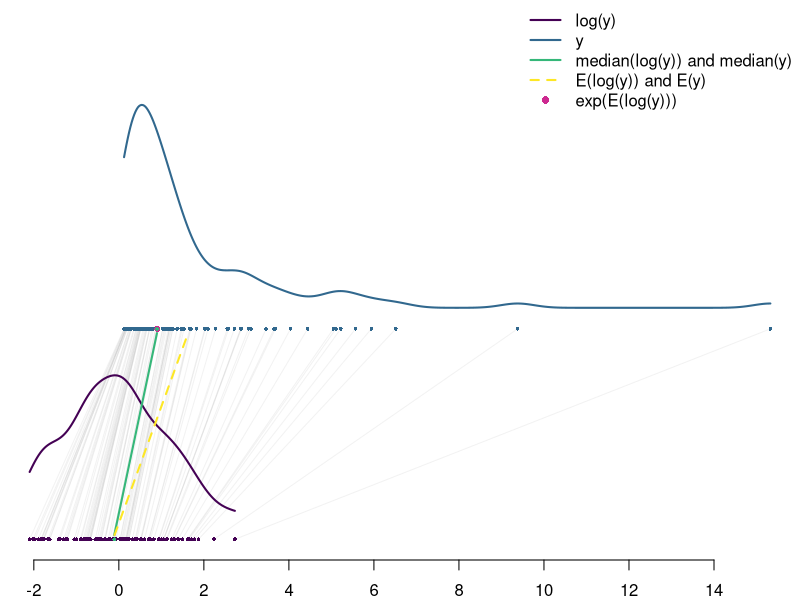

Recreate this plot in R. (Note: this script raises an error after producing the figure.)
library(viridis)
library(MASS)

set.seed(200302)

n_draws <- 99
X <- cbind(1, rnorm(n_draws), rbinom(n_draws, size = 1, prob = 0.5))
betas <- c(0, 1, 2)
orig_mean <- 0
orig_sd <- 1

ln_y <- rnorm(n_draws, mean = orig_mean, sd = orig_sd)

y <- exp(ln_y)

dens_ln_y <- density(ln_y, from = min(ln_y), to = max(ln_y))
dens_y <- density(y, from = min(y), to = max(y))

col_vec <- viridis(4)

pdf("figures/Figure1.pdf", width = 8, height = 4.5)
par(mar = c(2, 0, 0, 0))
plot(
  dens_ln_y,
  xlim = c(min(c(y, ln_y)), max(c(y, ln_y))),
  ylim = c(-0.05, max(c(
    dens_y$y + 0.7, dens_ln_y$y
  ))),
  bty = "n",
  ylab = "",
  yaxt = "n",
  type = "n",
  xlab = "",
  main = "",
  xaxt = "n",
  zero.line = F
)
axis(1, at = seq(-2, 14, 2))

segments(
  y0 = rep(-0.05, length(ln_y)),
  y1 = rep(0.45, length(y)),
  x0 = ln_y,
  x1 = y,
  col = adjustcolor("grey", alpha = 0.2)
)

points(y,
       rep(0.45, length(y)),
       pch = 16,
       cex = 0.5,
       col = col_vec[2])
points(
  ln_y,
  rep(-0.05, length(ln_y)),
  pch = 16,
  cex = 0.5,
  col = col_vec[1]
)

lines(dens_y$x, dens_y$y + 0.5, lwd = 2, col = col_vec[2], zero.line = F)
lines(dens_ln_y$x, dens_ln_y$y, lwd = 2, col = col_vec[1], zero.line = F)

points(exp(mean(ln_y)),
       0.45,
       pch = 16,
       cex = 0.8,
       col = "maroon3")

points(median(y),
       0.45,
       pch = 16,
       cex = 0.5,
       col = col_vec[3])
points(median(ln_y),
       -0.05 ,
       pch = 16,
       cex = 0.5,
       col = col_vec[3])
segments(
  y0 = -0.04,
  y1 = 0.44,
  x0 = median(ln_y),
  x1 = median(y),
  col = col_vec[3],
  lwd = 2
)
segments(
  y0 = -0.04,
  y1 = 0.44,
  x0 = mean(ln_y),
  x1 = mean(y),
  col = col_vec[4],
  lty = "dashed",
  lwd = 2
)

legend(
  "topright",
  legend = c("log(y)", "y", "median(log(y)) and median(y)", "E(log(y)) and E(y)", "exp(E(log(y)))"),
  col = c(col_vec[1], col_vec[2], col_vec[3], col_vec[4], "maroon3"),
  lty = c("solid", "solid", "solid", "dashed", NA),
  pch = c(NA, NA, NA, NA, 16),
  lwd = 2,
  bty = "n"
)
dev.off()

betas <- solve(t(X) %*% X) %*% t(X) %*% ln_y
e <- (diag(1, n_draws) - X %*%  solve(t(X) %*% X) %*% t(X)) %*% ln_y
sigma_sq <- t(e) %*% e / (n_draws - ncol(X))

cov <- as.numeric(sigma_sq) * solve(t(X) %*% X)

nsim <- 1000

S <- mvrnorm(nsim, betas, cov)
Xb <- S %*% t(X)
pred_ln_y <- Xb + rnorm(nsim, 0, sd = sqrt(sigma_sq))
pred_y <- exp(pred_ln_y)

points(rowMeans(S %*% t(X)), rep(-0.02, nsim), pch = 16, cex = 0.3)
points(pred_ln_y, rep(0, nsim*nrow(X)), pch = 16, cex = 0.3)

points(pred_y, rep(0.47, nsim*nrow(X)), pch = 16, cex = 0.3)
points(rowMeans(pred_y), rep(0.49, nsim), pch = 16, cex = 0.3)
points(apply(pred_y, 1, median), rep(0.51, nsim), pch = 16, cex = 0.3)
points(rowMeans(exp(Xb)), rep(0.53, nsim), pch = 16, cex = 0.3)

simulate_exp_ci <- function(nsim, distribution, N = 1000) {
  pred_y <- list()
  for (n in 1:N) {
    sim_ln_y <-
      rnorm(
        nsim,
        mean = mean(distribution),
        sd = sd(distribution) / sqrt(length(distribution))
      )
    pred_ln_y <- sim_ln_y + rnorm(nsim, 0, sd = sd(ln_y))
    pred_y[[paste0(n)]] <- exp(pred_ln_y)
    cat(n, "\n")
  }
  
  return(pred_y)
}


pred_y <- simulate_exp_ci(1000, ln_y)

points(sim_ln_y, rep(0, nsim), pch = 16, cex = 0.3)

pred_ln_y <- sim_ln_y + rnorm(nsim, 0, sd = sd(ln_y))
points(pred_ln_y, rep(-0.02, nsim), pch = 16, cex = 0.3)


points(pred_y$'1', rep(0.47, nsim), pch = 16, cex = 0.3)

points(sapply(pred_y, mean),
       rep(0.5, 1000),
       pch = 16,
       cex = 0.3)
points(sapply(pred_y, median),
       rep(0.52, 1000),
       pch = 16,
       cex = 0.3)
points(exp(sim_ln_y), rep(0.54, 1000), pch = 16, cex = 0.4)

mean(exp(sim_ln_y))
mean(sapply(pred_y, mean))



reg_int <- lm(ln_y ~ 1)

sqrt(vcov(reg_int))
sd(reg_int$residuals)
sd(ln_y) / sqrt(length(ln_y))
sd(ln_y)
mean(ln_y)

X <- matrix(rep(1, 1000), nrow = 1000, ncol = 1)

beta <- solve(t(X) %*% X) %*% t(X) %*% ln_y

e <- ln_y - X %*% beta

sigma_sq <- t(e) %*% e / (nrow(e) - ncol(X))
var(ln_y)

beta_se <- as.numeric(sigma_sq) * solve(t(X) %*% X)
summary(reg_int)
sqrt(beta_se)
sqrt(var(ln_y) / 1000)
